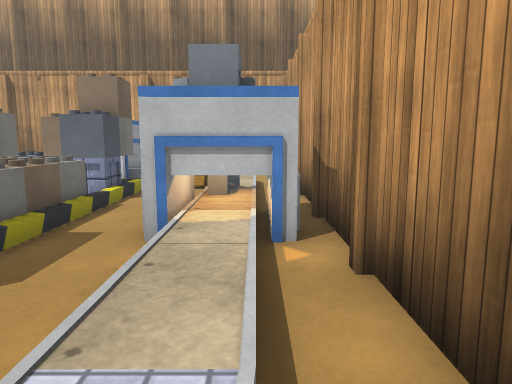
View 1 (above)

16 first-person views from a walk through a Unity game level. The camera is 1.4 m above the floor, tilts 8° down and sees 70° across. The floor is counted in squares, 1 m on a side. Each view is taken from the middle of a square. On the plan, view 1 faces up. The plan holds only what a view shows up to about 16 squares ahead; the rest is blank. The place goes on beyond the plan. Some surface patterns are stand-ins.

View 2
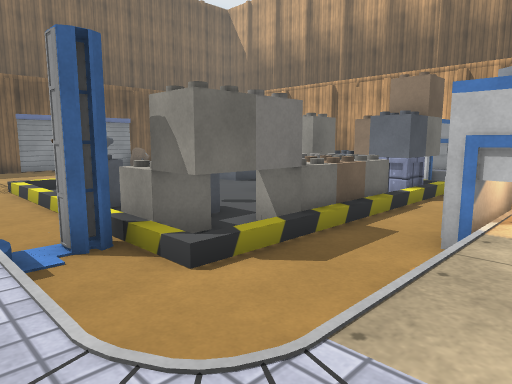

View 3
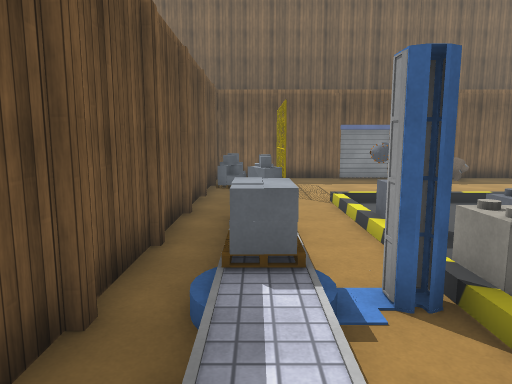

View 4
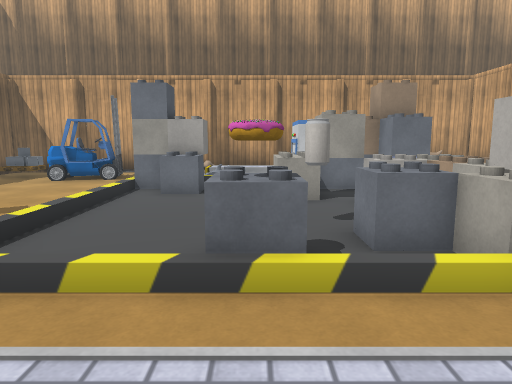

View 5
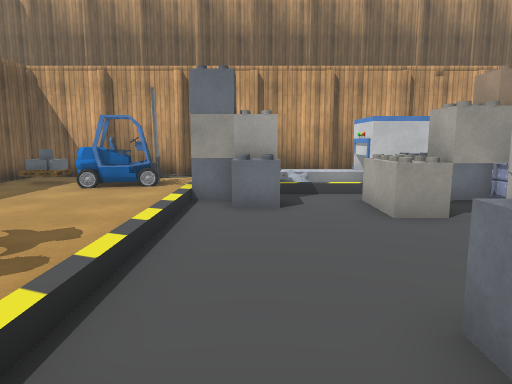

View 6
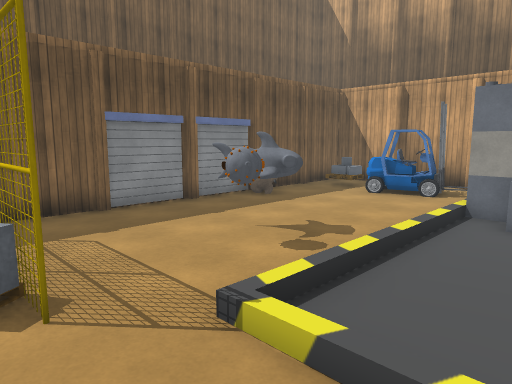

View 7
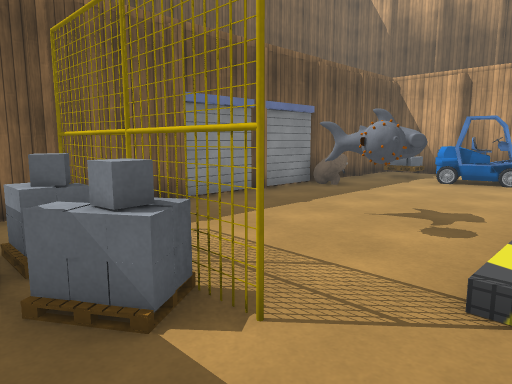

View 8
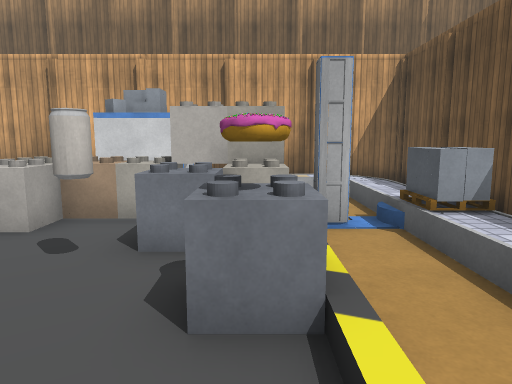

View 9
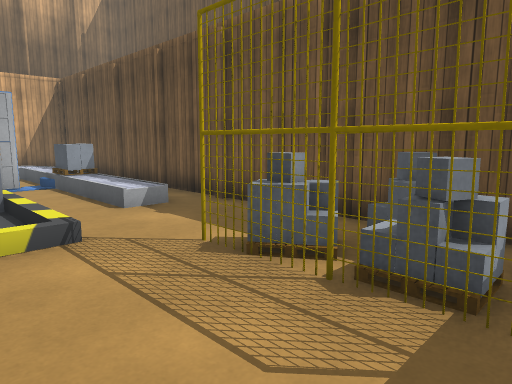

View 10
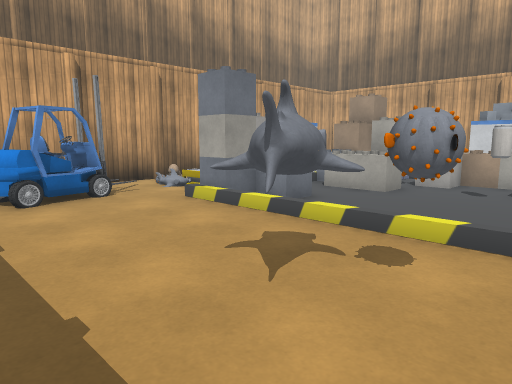

View 11
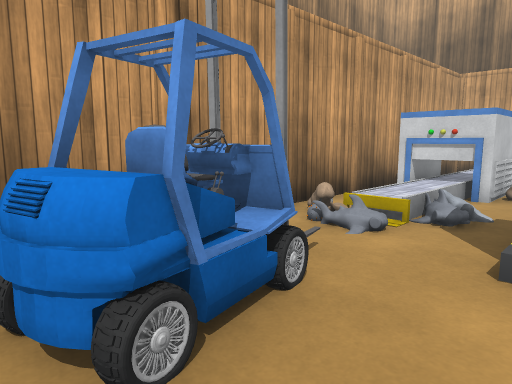

View 12
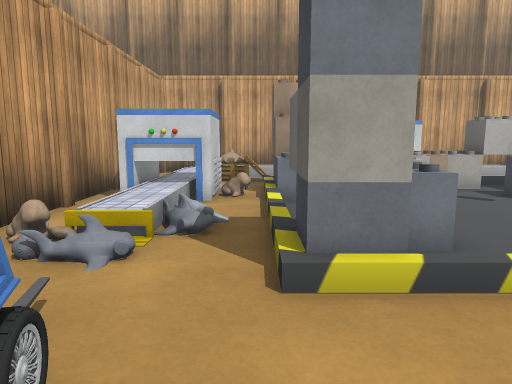

View 13
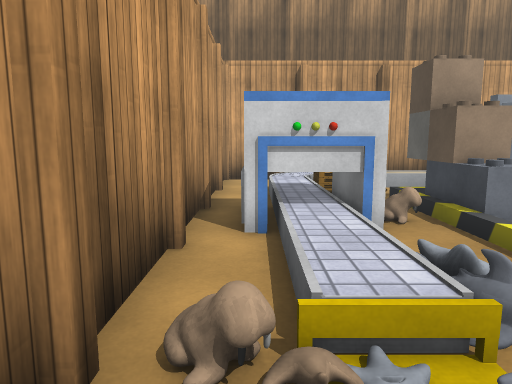

View 14
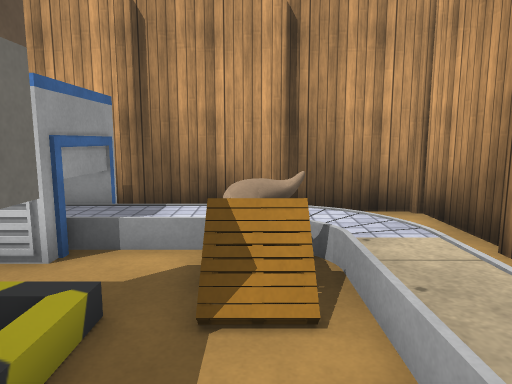

View 15
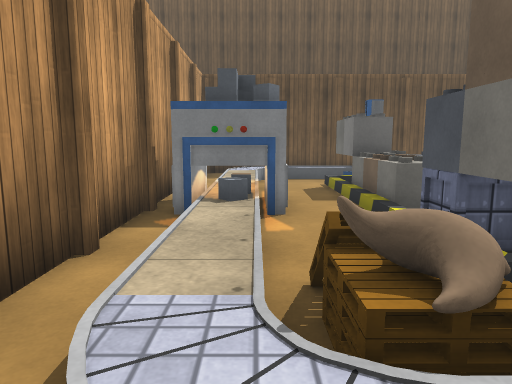

View 16
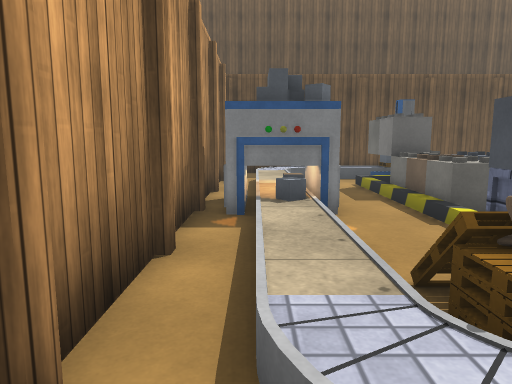

### Floor plan
Key: @ floor where view 1 was taken; # wall or solid block; . main floor; : floor 0.5 m higher than the main floor; / step, stairs or slope; = window, fence, low wall or low ledge; ^ raised ledge; O other object.
Columns run from 19 left of view 1 to 1 right of it. Each row starts with its distance up from view 1.
 15 ############## ######
 14 #...  ../=...###....#
 13 #.O.##=///:::###:::.#
 12 #...#=/..//..##..=//#
 11 #.............O..///#
 10 ##...../OO...OOO/.//#
  9 #^=..../.O..OOOO/.//#
  8 #....../....OOO././/#
  7 #....../......OO/.###
  6 #...##./.......O/.##
  5 #...##./....O..O/.###
  4 #....#//.....OOO/.//#
  3 #....../...O..OO/.//#
  2 #......///////#//.//#
  1 #####=#......./...//#
  0 # #=.=....:::^^:::/@#
 -1   = =...........   .#
 -2    ##################

Where each view was taken, in squares from view 1:
view 1: 0 up, 0 right, facing up
view 2: 0 up, 0 right, facing up-left
view 3: 0 up, 1 left, facing left
view 4: 1 down, 8 left, facing up
view 5: 1 up, 10 left, facing up
view 6: 0 up, 9 left, facing up-left
view 7: 1 down, 11 left, facing up-left
view 8: 3 up, 11 left, facing right
view 9: 4 up, 17 left, facing down-right
view 10: 3 up, 17 left, facing up-right
view 11: 10 up, 16 left, facing up-right
view 12: 11 up, 15 left, facing right
view 13: 14 up, 12 left, facing right
view 14: 8 up, 2 left, facing up
view 15: 14 up, 1 left, facing down
view 16: 14 up, 0 right, facing down
